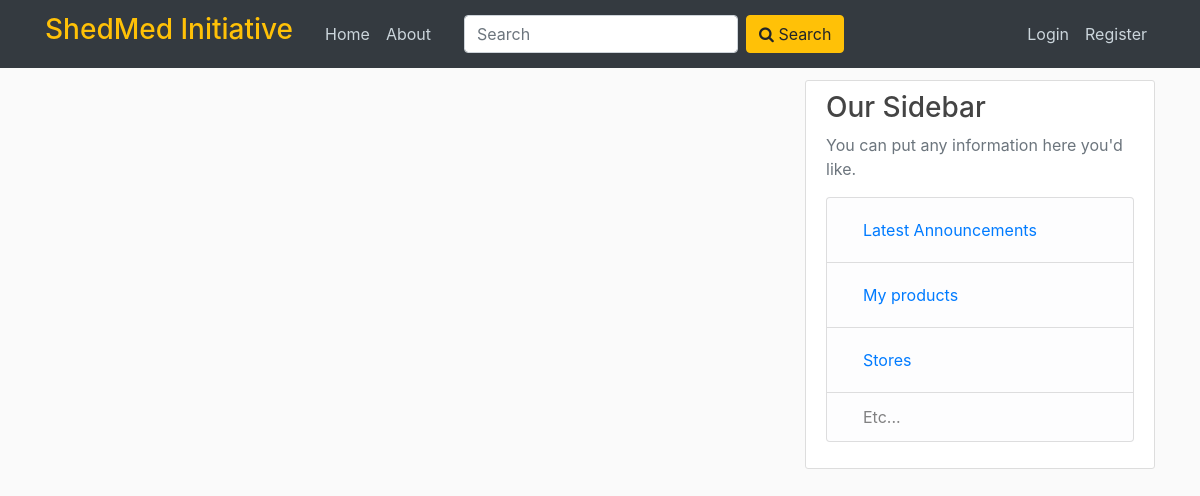
/home, run on an earlier commit of the app's database.
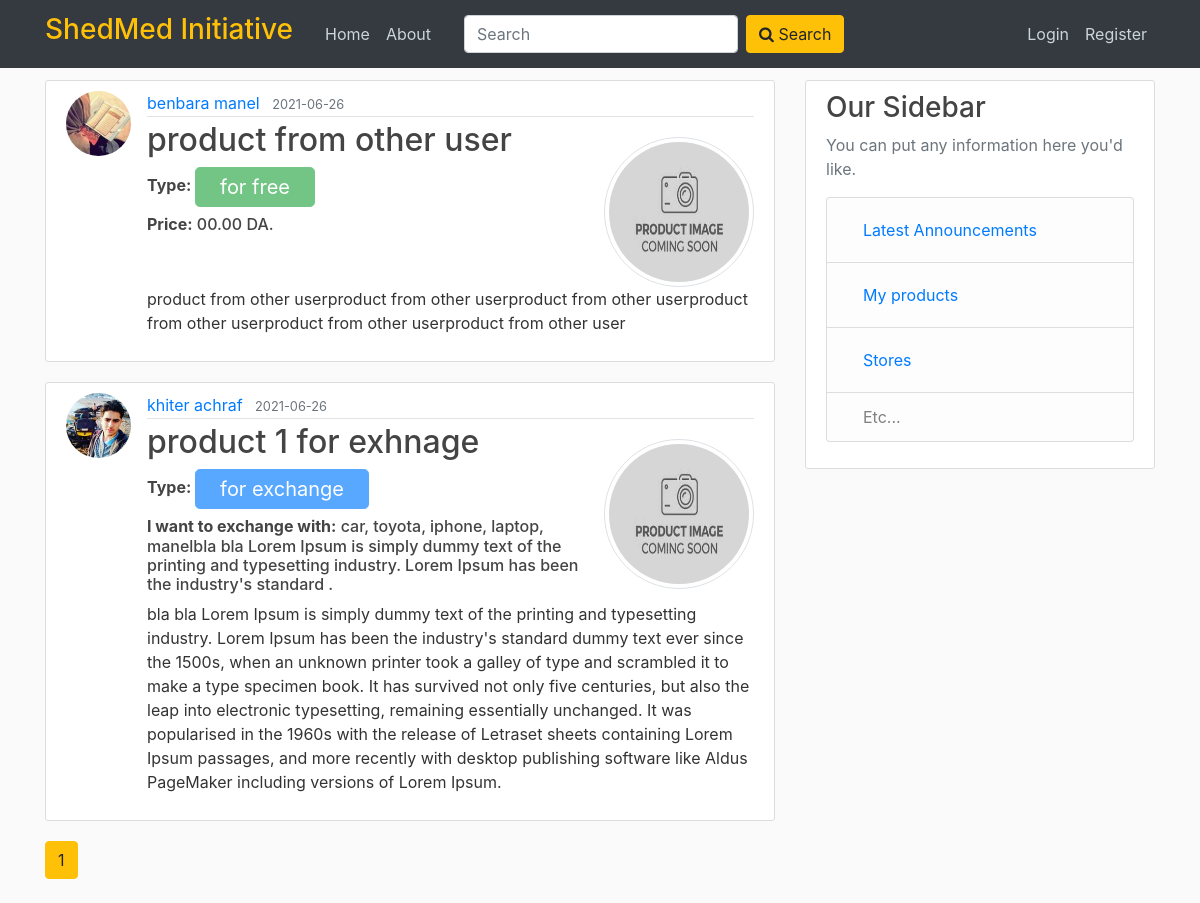
And on a later commit of the database.
### flaskblog/models.py (models this page shows, shortened)
class Product(db.Model):
    id = db.Column(db.Integer, primary_key=True)
    title = db.Column(db.String(100), nullable=False)
    date_posted = db.Column(db.DateTime, nullable=False, default=datetime.utcnow)
    content = db.Column(db.Text, nullable=False)
    user_id = db.Column(db.Integer, db.ForeignKey('user.id'), nullable=False)
    store_id = db.Column(db.Integer, db.ForeignKey('store.id'), nullable=True)
    image_product = db.Column(db.String(20), nullable=False, default='defaultProduct.jpg')
    type = db.Column(db.String, nullable=False)
    price = db.Column(db.Integer, nullable=True)  # we should give a price when we choose a product for sale
    exchangeList = db.Column(db.String,
                             nullable=True)  # we should give a list of exchange when we choose a product for exchange.

class User(db.Model, UserMixin):
    id = db.Column(db.Integer, primary_key=True)
    username = db.Column(db.String(20), unique=True, nullable=False)
    email = db.Column(db.String(120), unique=True, nullable=False)
    image_profile = db.Column(db.String(20), nullable=False, default='defaultProfile.jpg')
    password = db.Column(db.String(60), nullable=False)
    products = db.relationship('Product', backref='owner', lazy=True)

### flaskblog/routes.py (the view)
@app.route("/")
@app.route("/home")
def home():
    page = request.args.get('page', 1, type=int)
    products = Product.query.order_by(Product.date_posted.desc()).paginate(page=page, per_page=4)
    return render_template('home.html', products=products)

### flaskblog/templates/home.html (shortened to what this page needs)
{% extends "layout.html" %}
{% block content %}
    {% for product in products.items %}
        <article class="media content-section">
          <img class="rounded-circle article-img" src="{{ url_for('static', filename='profile_pics/' + product.owner.image_profile) }}">
          <div class="media-body">
            <div class="article-metadata">
              <a class="mr-2" href="{{ url_for('user_products', username=product.owner.username) }}"> {{ product.owner.username }} </a>
              <small class="text-muted">{{ product.date_posted.strftime('%Y-%m-%d') }}</small>
            </div>
              <div class="media">
                <div class="media-body">
                  <h2><a class="article-title" href="{{ url_for('product', product_id=product.id) }}">{{ product.title }}</a></h2>
                  {% if product.type == "for sale" %}
                    <h6 class="article-title"> <b>Type: </b> <button type="button" class="btn btn-warning btn-lg p-1 pl-4 pr-4" disabled> {{ product.type }} </button></h6>
                    <h6 class="article-title"> <b>Price:</b> {{ product.price }} DA.</h6>
                  {% elif product.type == "for free" %}
                    <h6 class="article-title"> <b>Type: </b> <button type="button" class="btn btn-success btn-lg p-1 pl-4 pr-4" disabled>{{ product.type }}</button></h6>
                    <h6 class="article-title"> <b>Price:</b> 00.00 DA.</h6>
                  {%  elif product.type == "for exchange" %}
                    <h6 class="article-title"> <b>Type: </b> <button type="button" class="btn btn-primary btn-lg p-1 pl-4 pr-4" disabled>{{ product.type }}</button></h6>
                    <h6 class="article-title"> <b>I want to exchange with:</b> {{ product.exchangeList }}.</h6>
                  {% else %}
                    <h6 class="article-title"> <b> No type is chosen</b>.</h6>
                  {% endif %}
                </div>
                {% set image_product = url_for('static', filename='product_pics/' + product.image_product) %}
                <img class="rounded-circle product-home-img img-thumbnail" src="{{ image_product }}">
              </div>
              <p class="article-content">{{ product.content }}</p>
          </div>
        </article>
    {% endfor %}
    {% for page_num in products.iter_pages(left_edge=1, right_edge=1, left_current=1, right_current=2) %}
      {% if page_num %}
        {% if products.page == page_num %}
          <a class="btn btn-warning mb-4" href="{{ url_for('home', page=page_num) }}">{{ page_num }}</a>
        {% else %}
          <a class="btn btn-outline-warning mb-4" href="{{ url_for('home', page=page_num) }}">{{ page_num }}</a>
        {% endif %}
      {% else %}
        ...
      {% endif %}
    {% endfor %}
{% endblock content %}

What changed in the data, as far as the page shows it:
added Product: image_profile (picture), owner.username "benbara manel", date_posted "2021-06-26", title "product from other user", type "for free", content "product from other userproduct from other userproduct from other userproduct from other userproduct from other userproduct from other user"
added Product: image_profile (picture), owner.username "khiter achraf", date_posted "2021-06-26", title "product 1 for exhnage", type "for exchange", exchangeList "car, toyota, iphone, laptop, manelbla bla Lorem Ipsum is simply dummy text of the printing and typesetting industry. Lorem Ipsum has been the industry's standard", content "bla bla Lorem Ipsum is simply dummy text of the printing and typesetting industry. Lorem Ipsum has been the industry's standard dummy text ever since the 1500s, when an unknown printer took a galley of type and scrambled it to make a type specimen book. It has survived not only five centuries, but also the leap into electronic typesetting, remaining essentially unchanged. It was popularised in the 1960s with the release of Letraset sheets containing Lorem Ipsum passages, and more recently with desktop publishing software like Aldus PageMaker including versions of Lorem Ipsum."
Also different on the page:
new list line: "1"
